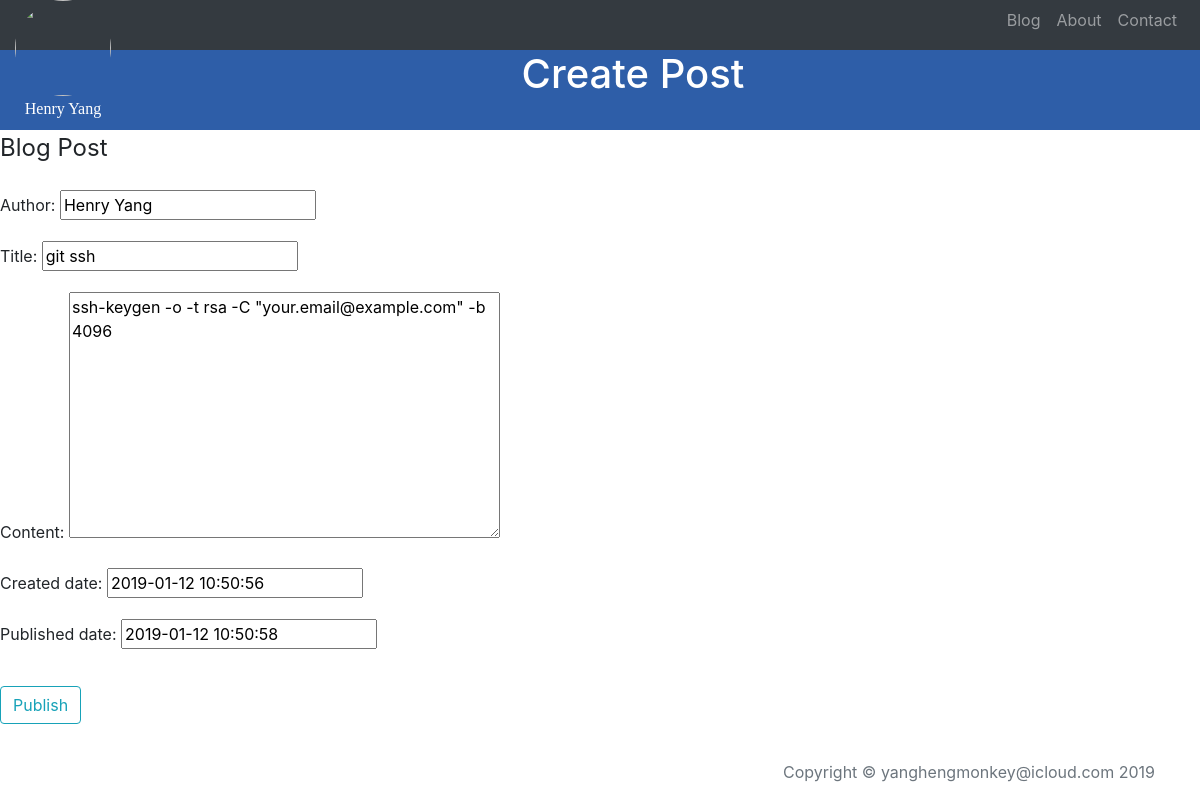
Screenshot of /blog/1/update/ with the database file from the repository.
### blog/models.py (models this page shows, shortened)
class Post(models.Model):
    title = models.CharField( max_length=200)
    author = models.CharField(max_length=50, default='Henry Yang')
    created_date = models.DateTimeField( default= timezone.now )
    published_date = models.DateTimeField( default= timezone.now )
    content = HTMLField( )
    post_logo = models.FileField(max_length=100, default='', blank=True)
    tags = TaggableManager()

### blog/views.py (the view)
# urls.py: url(r'^(?P<pk>[0-9]+)/update/$', views.PostUpdateView.as_view(), name='update'),
class PostUpdateView(UpdateView):
    model = Post
    template_name = 'blog/create.html'
    fields = [
        'author'
        ,'title'
        ,'content'
        ,'created_date'
        ,'published_date'
    ]

### blog/templates/blog/create.html (shortened to what this page needs)
{% extends 'base/base.html' %}
{% block page_header_content %}
<h1 class="text-center" style="color: white"> Create Post</h1>
{% endblock %}
{% block body %}
<div class="content-section">
    <form class='form-horizontal' action='' method='post' enctype='mulipoart/form-data'>
        <fieldset class="form-group" >
            <legend class="'border-bottom mb-4">Blog Post</legend>
            {{ form.as_p }}
        </fieldset>
        <div class="form-group" >
            <button class="btn btn-outline-info" type="submit"> Publish </button>
        </div>
    </form>
</div>
{% endblock %}

### home/static/home/home_style.css (style rules this page uses)
body { background: white url("images/background.png"); }

### rows the page displays
Post: author "Henry Yang", title "git ssh", content "ssh-keygen -o -t rsa -C \"your.email@example.com\" -b 4096", created_date "2019-01-12 10:50:56", published_date "2019-01-12 10:50:58"
